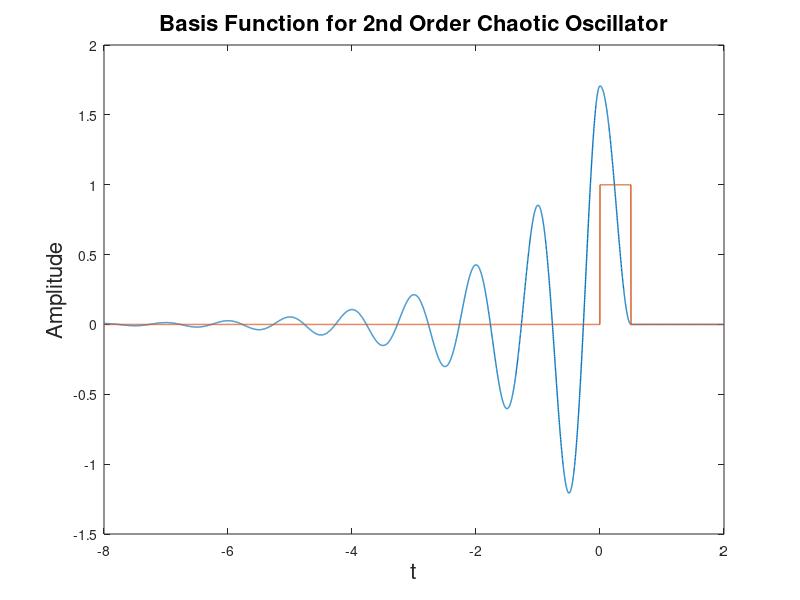

This figure's MATLAB source:
clear

clc

B = log(2);
w = 2*pi;

dt = 0.002;
t = -8:dt:2;
u = zeros(1,length(t));
little_p = zeros(1,length(t));
s_t = zeros(1,length(t));

P_1 = @(t, B, w) (1+exp(-B/2)).*exp(B.*t).*(cos(w.*t)-B/w.*sin(w.*t));
P_2 = @(t, B, w) 1+exp(B.*(t-1/2)).*(cos(w.*t)-B/w.*sin(w.*t));
% p = @(t, B, w) -((w^2 + B^2)/w)*sin(w*t)*exp(B*t);
% p = @(t, B, w) -(sqrt(1+B^2/w^2))*sin(w*t+atan(B/w)-pi/2)*(1+exp(-B/2))*exp(B*t);

for i = 1:1:length(t)
	if t(i) < 0
		u(i) = P_1(t(i),B,w);
		% little_p(i) = p(t(i), B, w);
		s_t(i) = 0;
	elseif 0 <= t(i) & t(i) < 0.5
		u(i) = P_2(t(i),B,w);
		% little_p(i) = p(t(i), B, w);
		s_t(i) = 1;
	end


end

figure(19)
clf
set(gcf, 'color', 'w')
plot(t,u, 'Linewidth', 1)
hold on 
plot(t, s_t, 'Linewidth', 1)
xlabel("t", 'FontSize', 16)
ylabel("Amplitude", 'FontSize', 16)
title("Basis Function for 2nd Order Chaotic Oscillator", 'FontSize', 16)
% legend("Basis Function", "Input Pulse", 'FontSize', 16, 'Location', 'NorthWest')

% plot(t, -u-circshift(u, 0.5/dt)+circshift(u, 1/dt)+circshift(u, 1.5/dt))
% plot(t, little_p)
